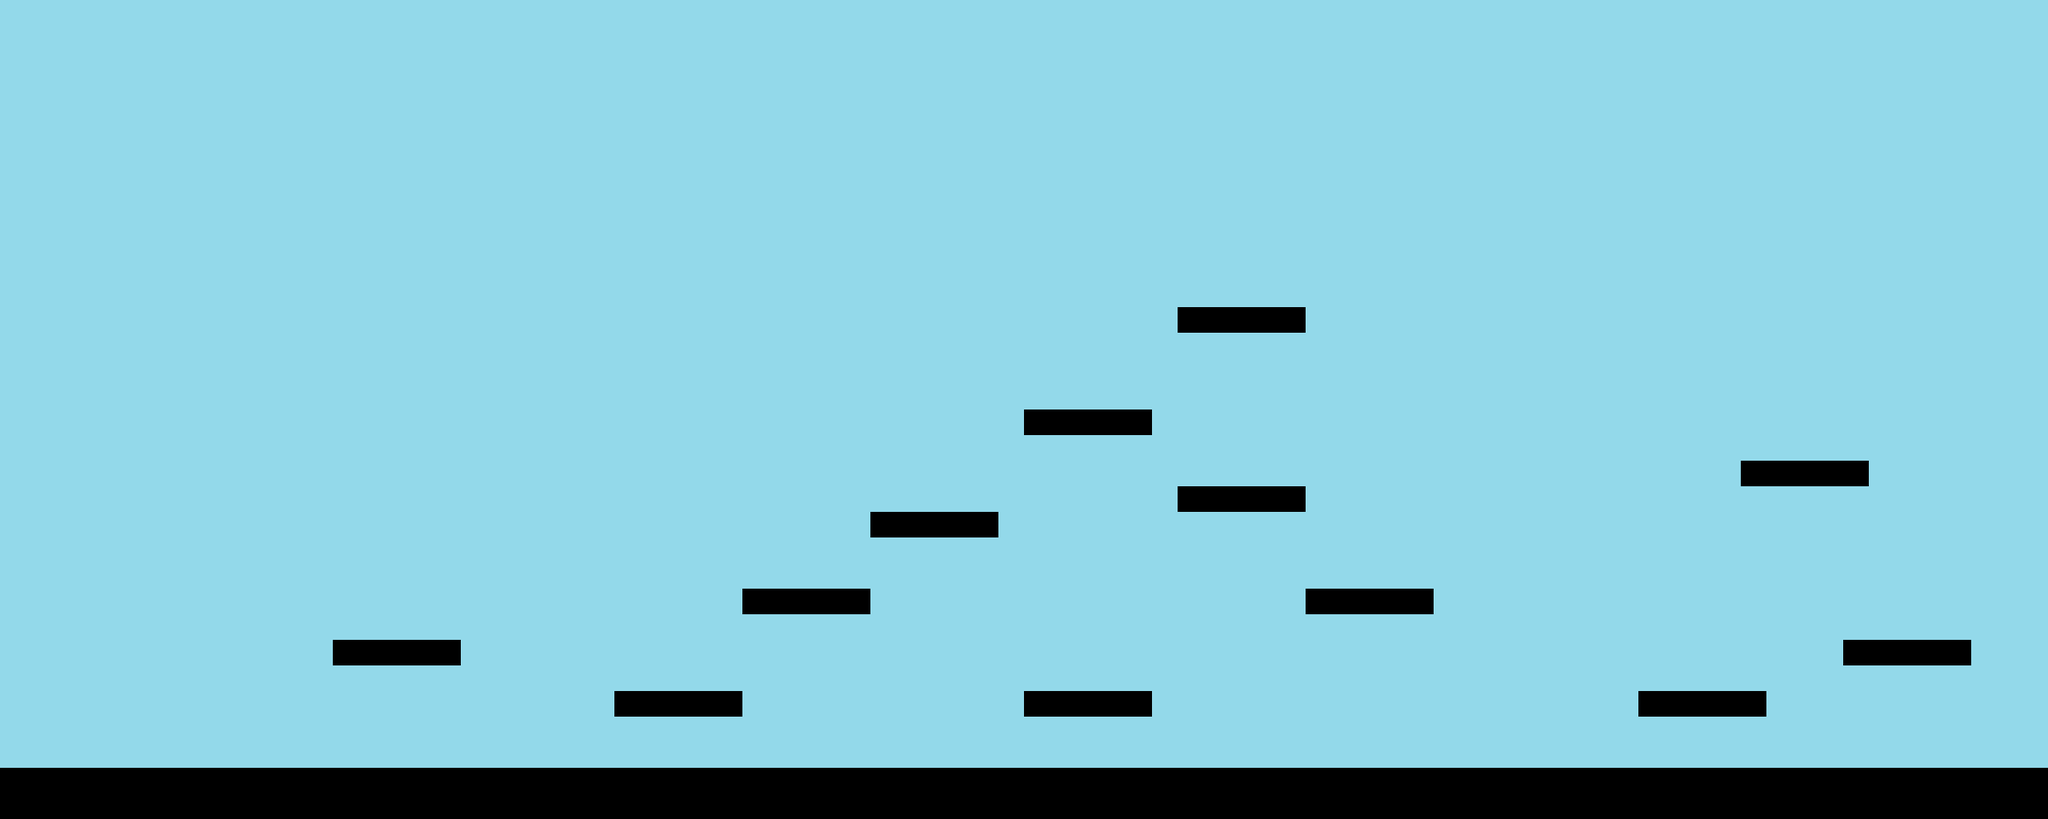

This game map was drawn from its Tiled (.tmx) file and the tilesets committed beside it. A one-line description and the trimmed map source follow:
An orthogonal 80x32 tile map with 32x32 px tiles, 2 tile layers (bg, floor), 2 tilesets.

<map version="1.0" orientation="orthogonal" renderorder="left-down" width="80" height="32" tilewidth="32" tileheight="32" nextobjectid="1">
 <tileset firstgid="1" name="bck" tilewidth="32" tileheight="32" tilecount="9">
  <image source="bck.png" width="96" height="96" />
 </tileset>
 <tileset firstgid="10" name="flrone" tilewidth="32" tileheight="32" tilecount="57">
  <image source="flrone.png" width="608" height="96" />
 </tileset>
 <layer name="bg" width="80" height="32">
  <data>[2560 cells, 2560 non-empty, 1 distinct tile ids]</data>
 </layer>
 <layer name="floor" width="80" height="32">
  <data>[2560 cells, 220 non-empty, 5 distinct tile ids]</data>
 </layer>
</map>
